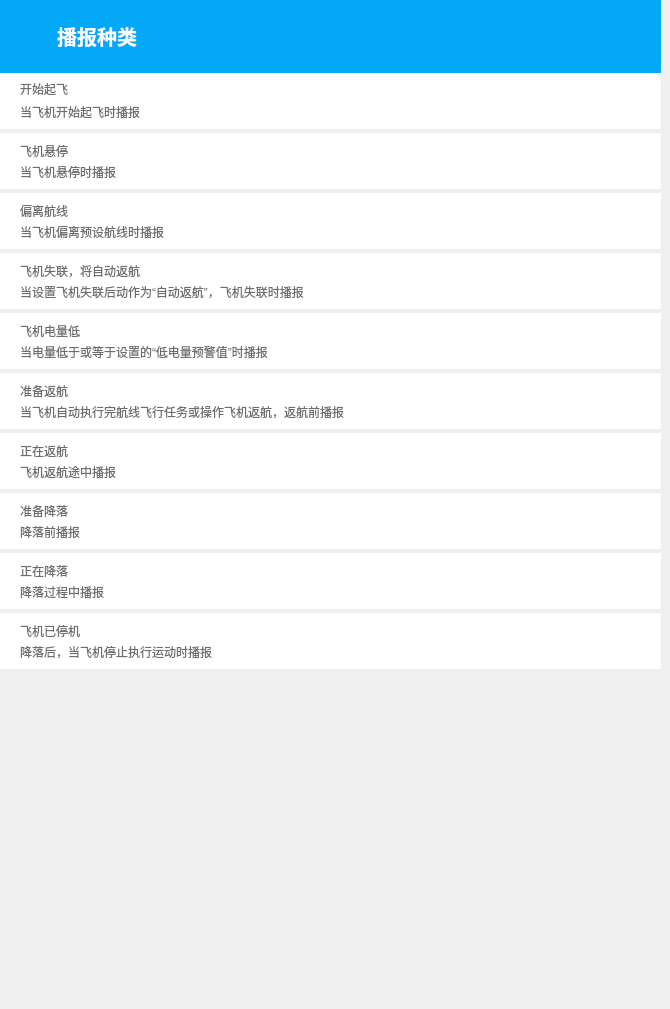
   <widget class="QWidget" name="tts_widget_page">
    <widget class="QWidget" name="tts_widget" native="true">
     <property name="enabled">
      <bool>true</bool>
     </property>
     <property name="geometry">
      <rect>
       <x>0</x>
       <y>0</y>
       <width>661</width>
       <height>1000</height>
      </rect>
     </property>
     <property name="minimumSize">
      <size>
       <width>661</width>
       <height>1000</height>
      </size>
     </property>
     <property name="styleSheet">
      <string notr="true"/>
     </property>
     <widget class="QWidget" name="QW_ToReturn" native="true">
      <property name="geometry">
       <rect>
        <x>0</x>
        <y>373</y>
        <width>661</width>
        <height>56</height>
       </rect>
      </property>
      <property name="styleSheet">
       <string notr="true">background-color: rgb(255, 255, 255);</string>
      </property>
      <widget class="clickedWidget" name="cW_ToReturn" native="true">
       <property name="geometry">
        <rect>
         <x>0</x>
         <y>0</y>
         <width>661</width>
         <height>56</height>
        </rect>
       </property>
       <property name="styleSheet">
        <string notr="true"/>
       </property>
       <widget class="SwitchButton" name="choose_word_switch_6" native="true">
        <property name="enabled">
         <bool>true</bool>
        </property>
        <property name="geometry">
         <rect>
          <x>560</x>
          <y>10</y>
          <width>80</width>
          <height>37</height>
         </rect>
        </property>
        <property name="autoFillBackground">
         <bool>false</bool>
        </property>
        <property name="styleSheet">
         <string notr="true">outline:0px;
background: transparent;
border-width:0;</string>
        </property>
        <layout class="QVBoxLayout" name="verticalLayout_34"/>
       </widget>
       <widget class="QLabel" name="label_21">
        <property name="geometry">
         <rect>
          <x>20</x>
          <y>5</y>
          <width>121</width>
          <height>25</height>
         </rect>
        </property>
        <property name="styleSheet">
         <string notr="true">outline:0px;
font:15pt &quot;黑体&quot;;
color: rgb(109, 109, 109);
border-width:0;
background: transparent;
border-style:outset;</string>
        </property>
        <property name="text">
         <string>准备返航</string>
        </property>
       </widget>
       <widget class="QLabel" name="label_22">
        <property name="geometry">
         <rect>
          <x>20</x>
          <y>30</y>
          <width>401</width>
          <height>17</height>
         </rect>
        </property>
        <property name="styleSheet">
         <string notr="true">outline:0px;
font: 10pt &quot;黑体&quot;;
color: rgb(109, 109, 109);
border-width:0;
background: transparent;
border-style:outset;</string>
        </property>
        <property name="text">
         <string>当飞机自动执行完航线飞行任务或操作飞机返航，返航前播报</string>
        </property>
       </widget>
      </widget>
     </widget>
     <widget class="QWidget" name="QW_Returning" native="true">
      <property name="geometry">
       <rect>
        <x>0</x>
        <y>433</y>
        <width>661</width>
        <height>56</height>
       </rect>
      </property>
      <property name="styleSheet">
       <string notr="true">background-color: rgb(255, 255, 255);</string>
      </property>
      <widget class="clickedWidget" name="QW_Returning_2" native="true">
       <property name="geometry">
        <rect>
         <x>0</x>
         <y>0</y>
         <width>661</width>
         <height>56</height>
        </rect>
       </property>
       <property name="styleSheet">
        <string notr="true"/>
       </property>
       <widget class="SwitchButton" name="choose_word_switch_10" native="true">
        <property name="enabled">
         <bool>true</bool>
        </property>
        <property name="geometry">
         <rect>
          <x>560</x>
          <y>10</y>
          <width>80</width>
          <height>37</height>
         </rect>
        </property>
        <property name="autoFillBackground">
         <bool>false</bool>
        </property>
        <property name="styleSheet">
         <string notr="true">outline:0px;
background: transparent;
border-width:0;</string>
        </property>
        <layout class="QVBoxLayout" name="verticalLayout_35"/>
       </widget>
       <widget class="QLabel" name="label_30">
        <property name="geometry">
         <rect>
          <x>20</x>
          <y>5</y>
          <width>111</width>
          <height>25</height>
         </rect>
        </property>
        <property name="styleSheet">
         <string notr="true">outline:0px;
font:15pt &quot;黑体&quot;;
color: rgb(109, 109, 109);
border-width:0;
background: transparent;
border-style:outset;</string>
        </property>
        <property name="text">
         <string>正在返航</string>
        </property>
       </widget>
       <widget class="QLabel" name="label_29">
        <property name="geometry">
         <rect>
          <x>20</x>
          <y>30</y>
          <width>141</width>
          <height>17</height>
         </rect>
        </property>
        <property name="styleSheet">
         <string notr="true">outline:0px;
font: 10pt &quot;黑体&quot;;
color: rgb(109, 109, 109);
border-width:0;
background: transparent;
border-style:outset;</string>
        </property>
        <property name="text">
         <string>飞机返航途中播报</string>
        </property>
       </widget>
      </widget>
     </widget>
     <widget class="QWidget" name="QW_Landing" native="true">
      <property name="geometry">
       <rect>
        <x>0</x>
        <y>553</y>
        <width>661</width>
        <height>56</height>
       </rect>
      </property>
      <property name="styleSheet">
       <string notr="true">background-color: rgb(255, 255, 255);</string>
      </property>
      <widget class="clickedWidget" name="cW_Landing" native="true">
       <property name="geometry">
        <rect>
         <x>0</x>
         <y>0</y>
         <width>661</width>
         <height>56</height>
        </rect>
       </property>
       <property name="styleSheet">
        <string notr="true"/>
       </property>
       <widget class="SwitchButton" name="choose_word_switch_14" native="true">
        <property name="enabled">
         <bool>true</bool>
        </property>
        <property name="geometry">
         <rect>
          <x>560</x>
          <y>10</y>
          <width>80</width>
          <height>37</height>
         </rect>
        </property>
        <property name="autoFillBackground">
         <bool>false</bool>
        </property>
        <property name="styleSheet">
         <string notr="true">outline:0px;
background: transparent;
border-width:0;</string>
        </property>
        <layout class="QVBoxLayout" name="verticalLayout_38"/>
       </widget>
       <widget class="QLabel" name="label_32">
        <property name="geometry">
         <rect>
          <x>20</x>
          <y>30</y>
          <width>121</width>
          <height>17</height>
         </rect>
        </property>
        <property name="styleSheet">
         <string notr="true">outline:0px;
font: 10pt &quot;黑体&quot;;
color: rgb(109, 109, 109);
border-width:0;
background: transparent;
border-style:outset;</string>
        </property>
        <property name="text">
         <string>降落过程中播报</string>
        </property>
       </widget>
       <widget class="QLabel" name="label_33">
        <property name="geometry">
         <rect>
          <x>20</x>
          <y>5</y>
          <width>111</width>
          <height>25</height>
         </rect>
        </property>
        <property name="styleSheet">
         <string notr="true">outline:0px;
font:15pt &quot;黑体&quot;;
color: rgb(109, 109, 109);
border-width:0;
background: transparent;
border-style:outset;</string>
        </property>
        <property name="text">
         <string>正在降落</string>
        </property>
       </widget>
      </widget>
     </widget>
     <widget class="QWidget" name="QW_ToLand" native="true">
      <property name="geometry">
       <rect>
        <x>0</x>
        <y>493</y>
        <width>661</width>
        <height>56</height>
       </rect>
      </property>
      <property name="styleSheet">
       <string notr="true">background-color: rgb(255, 255, 255);</string>
      </property>
      <widget class="clickedWidget" name="cW_ToLand" native="true">
       <property name="geometry">
        <rect>
         <x>0</x>
         <y>0</y>
         <width>661</width>
         <height>56</height>
        </rect>
       </property>
       <property name="styleSheet">
        <string notr="true"/>
       </property>
       <widget class="SwitchButton" name="choose_word_switch_11" native="true">
        <property name="enabled">
         <bool>true</bool>
        </property>
        <property name="geometry">
         <rect>
          <x>560</x>
          <y>10</y>
          <width>80</width>
          <height>37</height>
         </rect>
        </property>
        <property name="autoFillBackground">
         <bool>false</bool>
        </property>
        <property name="styleSheet">
         <string notr="true">outline:0px;
background: transparent;
border-width:0;</string>
        </property>
        <layout class="QVBoxLayout" name="verticalLayout_36"/>
       </widget>
       <widget class="QLabel" name="label_26">
        <property name="geometry">
         <rect>
          <x>20</x>
          <y>5</y>
          <width>121</width>
          <height>25</height>
         </rect>
        </property>
        <property name="styleSheet">
         <string notr="true">outline:0px;
font:15pt &quot;黑体&quot;;
color: rgb(109, 109, 109);
border-width:0;
background: transparent;
border-style:outset;</string>
        </property>
        <property name="text">
         <string>准备降落</string>
        </property>
       </widget>
       <widget class="QLabel" name="label_25">
        <property name="geometry">
         <rect>
          <x>20</x>
          <y>30</y>
          <width>91</width>
          <height>17</height>
         </rect>
        </property>
        <property name="styleSheet">
         <string notr="true">outline:0px;
font: 10pt &quot;黑体&quot;;
color: rgb(109, 109, 109);
border-width:0;
background: transparent;
border-style:outset;</string>
        </property>
        <property name="text">
         <string>降落前播报</string>
        </property>
       </widget>
      </widget>
     </widget>
     <widget class="QLabel" name="ttsitem">
      <property name="geometry">
       <rect>
        <x>0</x>
        <y>0</y>
        <width>661</width>
        <height>73</height>
       </rect>
      </property>
      <property name="font">
       <font>
        <family>思源黑体</family>
        <pointsize>15</pointsize>
        <weight>50</weight>
        <italic>false</italic>
        <bold>false</bold>
       </font>
      </property>
      <property name="styleSheet">
       <string notr="true">background-color: rgb(3, 168, 247);
outline:0px;
font: 15pt &quot;思源黑体&quot;;
color: rgb(255, 255, 255);
border-width:0;</string>
      </property>
      <property name="text">
       <string>&lt;!DOCTYPE HTML PUBLIC &quot;-//W3C//DTD HTML 4.0//EN&quot; &quot;http://www.w3.org/TR/REC-html40/strict.dtd&quot;&gt;
&lt;html&gt;&lt;head&gt;&lt;meta name=&quot;qrichtext&quot; content=&quot;1&quot; /&gt;&lt;style type=&quot;text/css&quot;&gt;
p, li { white-space: pre-wrap; }
&lt;/style&gt;&lt;/head&gt;&lt;body style=&quot; font-family:'思源黑体'; font-size:15pt; font-weight:400; font-style:normal;&quot;&gt;
&lt;p style=&quot; margin-top:0px; margin-bottom:0px; margin-left:0px; margin-right:0px; -qt-block-indent:0; text-indent:0px;&quot;&gt;&lt;span style=&quot; font-weight:600;&quot;&gt;           播报种类&lt;/span&gt;&lt;/p&gt;&lt;/body&gt;&lt;/html&gt;</string>
      </property>
      <property name="textFormat">
       <enum>Qt::RichText</enum>
      </property>
     </widget>
     <widget class="QWidget" name="QW_Landed" native="true">
      <property name="geometry">
       <rect>
        <x>0</x>
        <y>613</y>
        <width>661</width>
        <height>56</height>
       </rect>
      </property>
      <property name="styleSheet">
       <string notr="true">background-color: rgb(255, 255, 255);</string>
      </property>
      <widget class="clickedWidget" name="cW_Landed" native="true">
       <property name="geometry">
        <rect>
         <x>0</x>
         <y>0</y>
         <width>661</width>
         <height>56</height>
        </rect>
       </property>
       <property name="styleSheet">
        <string notr="true"/>
       </property>
       <widget class="SwitchButton" name="choose_word_switch_13" native="true">
        <property name="enabled">
         <bool>true</bool>
        </property>
        <property name="geometry">
         <rect>
          <x>560</x>
          <y>10</y>
          <width>80</width>
          <height>37</height>
         </rect>
        </property>
        <property name="autoFillBackground">
         <bool>false</bool>
        </property>
        <property name="styleSheet">
         <string notr="true">outline:0px;
background: transparent;
border-width:0;</string>
        </property>
        <layout class="QVBoxLayout" name="verticalLayout_37"/>
       </widget>
       <widget class="QLabel" name="label_19">
        <property name="geometry">
         <rect>
          <x>20</x>
          <y>5</y>
          <width>111</width>
          <height>25</height>
         </rect>
        </property>
        <property name="styleSheet">
         <string notr="true">outline:0px;
font:15pt &quot;黑体&quot;;
color: rgb(109, 109, 109);
border-width:0;
background: transparent;
border-style:outset;</string>
        </property>
        <property name="text">
         <string>飞机已停机</string>
        </property>
       </widget>
       <widget class="QLabel" name="label_20">
        <property name="geometry">
         <rect>
          <x>20</x>
          <y>30</y>
          <width>241</width>
          <height>17</height>
         </rect>
        </property>
        <property name="styleSheet">
         <string notr="true">outline:0px;
font: 10pt &quot;黑体&quot;;
color: rgb(109, 109, 109);
border-width:0;
background: transparent;
border-style:outset;</string>
        </property>
        <property name="text">
         <string>降落后，当飞机停止执行运动时播报</string>
        </property>
       </widget>
      </widget>
     </widget>
     <widget class="QPushButton" name="set_return_3">
      <property name="geometry">
       <rect>
        <x>10</x>
        <y>20</y>
        <width>31</width>
        <height>31</height>
       </rect>
      </property>
      <property name="focusPolicy">
       <enum>Qt::NoFocus</enum>
      </property>
      <property name="styleSheet">
       <string notr="true">outline:0px;
background-color: rgb(3, 168, 247);
font: 15pt &quot;思源黑体&quot;;
color: rgb(255, 255, 255);
border-width:0;</string>
      </property>
      <property name="text">
       <string/>
      </property>
      <property name="icon">
       <iconset resource="../../qgc.qrc">
        <normaloff>:/images/resources/images/ui/SHGCSetUp/set_return.png</normaloff>:/images/resources/images/ui/SHGCSetUp/set_return.png</iconset>
      </property>
      <property name="iconSize">
       <size>
        <width>50</width>
        <height>50</height>
       </size>
      </property>
      <property name="autoRepeat">
       <bool>false</bool>
      </property>
      <property name="autoExclusive">
       <bool>false</bool>
      </property>
      <property name="default">
       <bool>false</bool>
      </property>
      <property name="flat">
       <bool>true</bool>
      </property>
     </widget>
     <widget class="QWidget" name="QW_BeginToFly" native="true">
      <property name="geometry">
       <rect>
        <x>0</x>
        <y>73</y>
        <width>661</width>
        <height>56</height>
       </rect>
      </property>
      <property name="styleSheet">
       <string notr="true">outline:0px;
border-width:0;
border-style:outset;
background-color: rgb(255, 255, 255);</string>
      </property>
      <widget class="clickedWidget" name="cW_BeginToFly" native="true">
       <property name="geometry">
        <rect>
         <x>0</x>
         <y>0</y>
         <width>661</width>
         <height>56</height>
        </rect>
       </property>
       <property name="styleSheet">
        <string notr="true"/>
       </property>
       <widget class="QLabel" name="label">
        <property name="geometry">
         <rect>
          <x>20</x>
          <y>5</y>
          <width>101</width>
          <height>21</height>
         </rect>
        </property>
        <property name="styleSheet">
         <string notr="true">outline:0px;
font:15pt &quot;黑体&quot;;
color: rgb(109, 109, 109);
border-width:0;
background: transparent;
border-style:outset;</string>
        </property>
        <property name="text">
         <string>开始起飞</string>
        </property>
       </widget>
       <widget class="QLabel" name="label_31">
        <property name="geometry">
         <rect>
          <x>20</x>
          <y>30</y>
          <width>161</width>
          <height>17</height>
         </rect>
        </property>
        <property name="styleSheet">
         <string notr="true">outline:0px;
font: 10pt &quot;黑体&quot;;
color: rgb(109, 109, 109);
border-width:0;
background: transparent;
border-style:outset;</string>
        </property>
        <property name="text">
         <string>当飞机开始起飞时播报</string>
        </property>
       </widget>
       <widget class="SwitchButton" name="choose_word_switch_12" native="true">
        <property name="enabled">
         <bool>true</bool>
        </property>
        <property name="geometry">
         <rect>
          <x>560</x>
          <y>10</y>
          <width>80</width>
          <height>37</height>
         </rect>
        </property>
        <property name="autoFillBackground">
         <bool>false</bool>
        </property>
        <property name="styleSheet">
         <string notr="true">outline:0px;
background: transparent;
border-width:0;</string>
        </property>
        <layout class="QVBoxLayout" name="verticalLayout_39"/>
       </widget>
      </widget>
     </widget>
     <widget class="QWidget" name="QW_Hover" native="true">
      <property name="geometry">
       <rect>
        <x>0</x>
        <y>133</y>
        <width>661</width>
        <height>56</height>
       </rect>
      </property>
      <property name="styleSheet">
       <string notr="true">outline:0px;
border-width:0;
border-style:outset;
background-color: rgb(255, 255, 255);</string>
      </property>
      <widget class="clickedWidget" name="cW_Hover" native="true">
       <property name="geometry">
        <rect>
         <x>0</x>
         <y>0</y>
         <width>661</width>
         <height>56</height>
        </rect>
       </property>
       <property name="styleSheet">
        <string notr="true"/>
       </property>
       <widget class="SwitchButton" name="choose_word_switch_3" native="true">
        <property name="enabled">
         <bool>true</bool>
        </property>
        <property name="geometry">
         <rect>
          <x>560</x>
          <y>10</y>
          <width>80</width>
          <height>37</height>
         </rect>
        </property>
        <property name="autoFillBackground">
         <bool>false</bool>
        </property>
        <property name="styleSheet">
         <string notr="true">outline:0px;
background: transparent;
border-width:0;</string>
        </property>
        <layout class="QVBoxLayout" name="verticalLayout_40"/>
       </widget>
       <widget class="QLabel" name="label_5">
        <property name="geometry">
         <rect>
          <x>20</x>
          <y>30</y>
          <width>141</width>
          <height>17</height>
         </rect>
        </property>
        <property name="styleSheet">
         <string notr="true">outline:0px;
font: 10pt &quot;黑体&quot;;
color: rgb(109, 109, 109);
border-width:0;
background: transparent;
border-style:outset;</string>
        </property>
        <property name="text">
         <string>当飞机悬停时播报</string>
        </property>
       </widget>
       <widget class="QLabel" name="label_7">
        <property name="geometry">
         <rect>
          <x>20</x>
          <y>5</y>
          <width>111</width>
          <height>25</height>
         </rect>
        </property>
        <property name="styleSheet">
         <string notr="true">outline:0px;
font:15pt &quot;黑体&quot;;
color: rgb(109, 109, 109);
border-width:0;
background: transparent;
border-style:outset;</string>
        </property>
        <property name="text">
         <string>飞机悬停</string>
        </property>
       </widget>
      </widget>
     </widget>
     <widget class="QWidget" name="QW_Offline" native="true">
      <property name="geometry">
       <rect>
        <x>0</x>
        <y>193</y>
        <width>661</width>
        <height>56</height>
       </rect>
      </property>
      <property name="styleSheet">
       <string notr="true">background-color: rgb(255, 255, 255);</string>
      </property>
      <widget class="clickedWidget" name="cW_Offline" native="true">
       <property name="geometry">
        <rect>
         <x>0</x>
         <y>0</y>
         <width>661</width>
         <height>56</height>
        </rect>
       </property>
       <property name="styleSheet">
        <string notr="true"/>
       </property>
       <widget class="QLabel" name="label_23">
        <property name="geometry">
         <rect>
          <x>20</x>
          <y>30</y>
          <width>191</width>
          <height>17</height>
         </rect>
        </property>
        <property name="styleSheet">
         <string notr="true">outline:0px;
font: 10pt &quot;黑体&quot;;
color: rgb(109, 109, 109);
border-width:0;
background: transparent;
border-style:outset;

</string>
        </property>
        <property name="text">
         <string>当飞机偏离预设航线时播报</string>
        </property>
       </widget>
       <widget class="QLabel" name="label_24">
        <property name="geometry">
         <rect>
          <x>20</x>
          <y>5</y>
          <width>121</width>
          <height>25</height>
         </rect>
        </property>
        <property name="styleSheet">
         <string notr="true">outline:0px;
font:15pt &quot;黑体&quot;;
color: rgb(109, 109, 109);
border-width:0;
background: transparent;
border-style:outset;</string>
        </property>
        <property name="text">
         <string>偏离航线</string>
        </property>
       </widget>
       <widget class="SwitchButton" name="choose_word_switch_4" native="true">
        <property name="enabled">
         <bool>true</bool>
        </property>
        <property name="geometry">
         <rect>
          <x>560</x>
          <y>10</y>
          <width>80</width>
          <height>37</height>
         </rect>
        </property>
        <property name="autoFillBackground">
         <bool>false</bool>
        </property>
        <property name="styleSheet">
         <string notr="true">outline:0px;
background: transparent;
border-width:0;</string>
        </property>
        <layout class="QVBoxLayout" name="verticalLayout_41"/>
       </widget>
      </widget>
     </widget>
     <widget class="QWidget" name="QW_LostContact" native="true">
      <property name="geometry">
       <rect>
        <x>0</x>
        <y>253</y>
        <width>661</width>
        <height>56</height>
       </rect>
      </property>
      <property name="styleSheet">
       <string notr="true">background-color: rgb(255, 255, 255);</string>
      </property>
      <widget class="clickedWidget" name="cW_LostContact" native="true">
       <property name="geometry">
        <rect>
         <x>0</x>
         <y>0</y>
         <width>661</width>
         <height>56</height>
        </rect>
       </property>
       <property name="styleSheet">
        <string notr="true"/>
       </property>
       <widget class="QLabel" name="label_27">
        <property name="geometry">
         <rect>
          <x>20</x>
          <y>30</y>
          <width>381</width>
          <height>17</height>
         </rect>
        </property>
        <property name="styleSheet">
         <string notr="true">outline:0px;
font: 10pt &quot;黑体&quot;;
color: rgb(109, 109, 109);
border-width:0;
background: transparent;
border-style:outset;</string>
        </property>
        <property name="text">
         <string>当设置飞机失联后动作为“自动返航”，飞机失联时播报</string>
        </property>
       </widget>
       <widget class="QLabel" name="label_28">
        <property name="geometry">
         <rect>
          <x>20</x>
          <y>5</y>
          <width>231</width>
          <height>25</height>
         </rect>
        </property>
        <property name="styleSheet">
         <string notr="true">outline:0px;
font:15pt &quot;黑体&quot;;
color: rgb(109, 109, 109);
border-width:0;
background: transparent;
border-style:outset;</string>
        </property>
        <property name="text">
         <string>飞机失联，将自动返航</string>
        </property>
       </widget>
       <widget class="SwitchButton" name="choose_word_switch_7" native="true">
        <property name="enabled">
         <bool>true</bool>
        </property>
        <property name="geometry">
         <rect>
          <x>560</x>
          <y>10</y>
          <width>80</width>
          <height>37</height>
         </rect>
        </property>
        <property name="autoFillBackground">
         <bool>false</bool>
        </property>
        <property name="styleSheet">
         <string notr="true">outline:0px;
background: transparent;
border-width:0;</string>
        </property>
        <layout class="QVBoxLayout" name="verticalLayout_42"/>
       </widget>
      </widget>
     </widget>
     <widget class="QWidget" name="QW_LowBattery" native="true">
      <property name="geometry">
       <rect>
        <x>0</x>
        <y>313</y>
        <width>661</width>
        <height>56</height>
       </rect>
      </property>
      <property name="styleSheet">
       <string notr="true">background-color: rgb(255, 255, 255);</string>
      </property>
      <widget class="clickedWidget" name="cW_LowBattery" native="true">
       <property name="geometry">
        <rect>
         <x>0</x>
         <y>0</y>
         <width>661</width>
         <height>56</height>
        </rect>
       </property>
       <property name="styleSheet">
        <string notr="true"/>
       </property>
       <widget class="SwitchButton" name="choose_word_switch_8" native="true">
        <property name="enabled">
         <bool>true</bool>
        </property>
        <property name="geometry">
         <rect>
          <x>560</x>
          <y>10</y>
          <width>80</width>
          <height>37</height>
         </rect>
        </property>
        <property name="autoFillBackground">
         <bool>false</bool>
        </property>
        <property name="styleSheet">
         <string notr="true">outline:0px;
background: transparent;
border-width:0;</string>
        </property>
        <layout class="QVBoxLayout" name="verticalLayout_43"/>
       </widget>
       <widget class="QLabel" name="label_17">
        <property name="geometry">
         <rect>
          <x>20</x>
          <y>30</y>
          <width>331</width>
          <height>17</height>
         </rect>
        </property>
        <property name="styleSheet">
         <string notr="true">outline:0px;
font: 10pt &quot;黑体&quot;;
color: rgb(109, 109, 109);
border-width:0;
background: transparent;
border-style:outset;</string>
        </property>
        <property name="text">
         <string>当电量低于或等于设置的“低电量预警值”时播报</string>
        </property>
       </widget>
       <widget class="QLabel" name="label_18">
        <property name="geometry">
         <rect>
          <x>20</x>
          <y>5</y>
          <width>131</width>
          <height>25</height>
         </rect>
        </property>
        <property name="styleSheet">
         <string notr="true">outline:0px;
font:15pt &quot;黑体&quot;;
color: rgb(109, 109, 109);
border-width:0;
background: transparent;
border-style:outset;</string>
        </property>
        <property name="text">
         <string>飞机电量低</string>
        </property>
       </widget>
      </widget>
     </widget>
    </widget>
   </widget>
